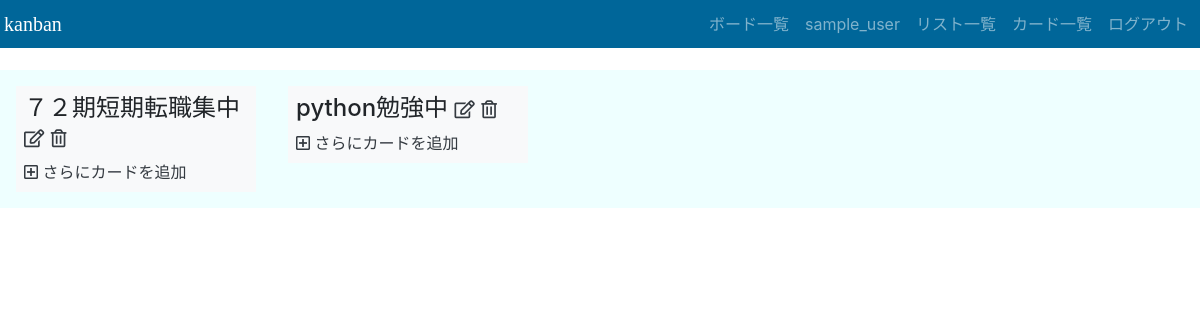
Before: /kanban/home/ (signed in) with the older database file.
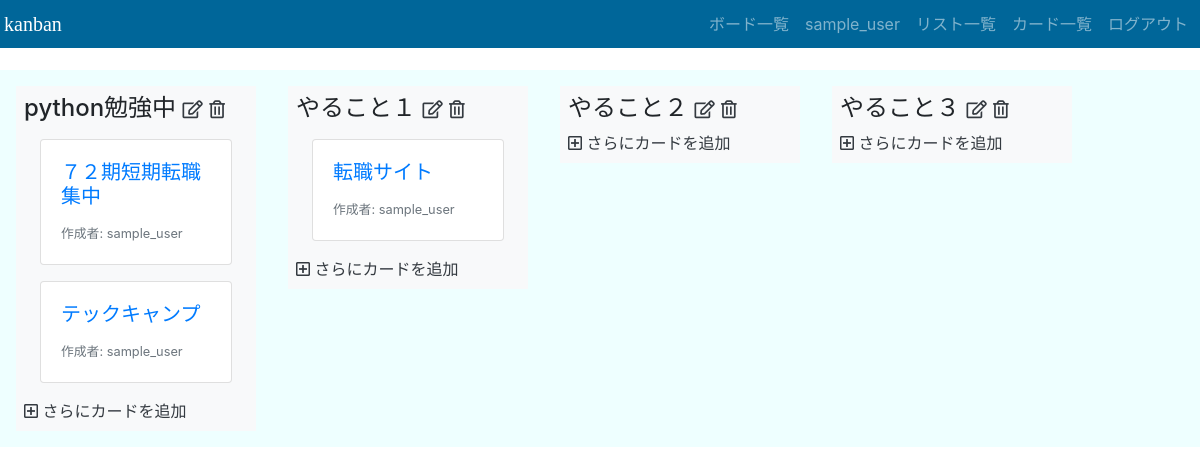
After: the same page with the newer database file.
### kanban/models.py (models this page shows, shortened)
class List(models.Model):
    title = models.CharField(max_length=200)
    user = models.ForeignKey(User, on_delete=models.CASCADE)

class Card(models.Model):
    title = models.CharField(max_length=200)
    description = models.TextField()
    user = models.ForeignKey(User, on_delete=models.CASCADE)
    list = models.ForeignKey(List, on_delete=models.CASCADE)

### kanban/views.py (the view)
# urls.py: path("home/", views.HomeView.as_view(), name="home"),
class HomeView(LoginRequiredMixin, ListView):
    model = List
    template_name = "kanban/home.html"

### kanban/templates/kanban/home.html
{% extends "kanban/base.html" %}
{% block content %}
<div class="container-fluid home">
  <div class="row flex-nowrap">
    {% for list in list_list %}
    <div class="bg-light m-3 p-2 list">
      <h4>{{ list.title }}
        <a href="{% url 'kanban:lists_update' list.pk %}" class="text-dark"><i class="far fa-edit fa-xs"></i></a>
        <a href="{% url 'kanban:lists_delete' list.pk %}" class="text-dark"><i class="far fa-trash-alt fa-xs"></i></a>
      </h4>
      {% for card in list.card_set.all %}
      <a href="{% url 'kanban:cards_detail' card.pk %}" class="card m-3">
        <div class="card-body">
          <h5 class="card-title">{{ card.title }}</h5>
          <footer>
            <small class="text-muted">作成者: {{ card.user.username }}</small>
          </footer>
        </div>
      </a>
      {% endfor %}
      <a href="{% url 'kanban:cards_create' %}" class="text-dark"><i class="far fa-plus-square"></i> さらにカードを追加</a>
    </div>
    {% endfor %}
  </div>
</div>
{% endblock %}

Changed rows visible on the page:
removed List: title "７２期短期転職集中"
added Card: title "７２期短期転職集中", user.username "sample_user", shown under List "python勉強中"
added Card: title "テックキャンプ", user.username "sample_user", shown under List "python勉強中"
added List: title "やること１"
added Card: title "転職サイト", user.username "sample_user", shown under "やること１"
added List: title "やること２"
added List: title "やること３"
